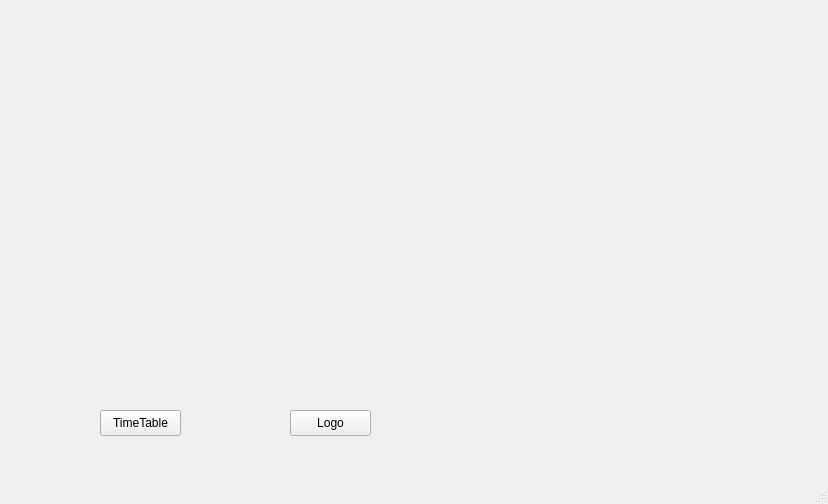
<?xml version="1.0" encoding="UTF-8"?>
<ui version="4.0">
 <class>MainWindow</class>
 <widget class="QMainWindow" name="MainWindow">
  <property name="geometry">
   <rect>
    <x>0</x>
    <y>0</y>
    <width>828</width>
    <height>504</height>
   </rect>
  </property>
  <property name="windowTitle">
   <string>MainWindow</string>
  </property>
  <widget class="QWidget" name="centralwidget">
   <widget class="QLabel" name="Photo">
    <property name="geometry">
     <rect>
      <x>0</x>
      <y>10</y>
      <width>831</width>
      <height>381</height>
     </rect>
    </property>
    <property name="text">
     <string/>
    </property>
    <property name="pixmap">
     <pixmap>../../../../../Downloads/image.png</pixmap>
    </property>
    <property name="scaledContents">
     <bool>true</bool>
    </property>
   </widget>
   <widget class="QPushButton" name="Timetable">
    <property name="geometry">
     <rect>
      <x>100</x>
      <y>410</y>
      <width>81</width>
      <height>26</height>
     </rect>
    </property>
    <property name="text">
     <string>TimeTable</string>
    </property>
   </widget>
   <widget class="QPushButton" name="logo">
    <property name="geometry">
     <rect>
      <x>290</x>
      <y>410</y>
      <width>81</width>
      <height>26</height>
     </rect>
    </property>
    <property name="text">
     <string>Logo</string>
    </property>
   </widget>
  </widget>
  <widget class="QMenuBar" name="menubar">
   <property name="geometry">
    <rect>
     <x>0</x>
     <y>0</y>
     <width>828</width>
     <height>21</height>
    </rect>
   </property>
  </widget>
  <widget class="QStatusBar" name="statusbar"/>
 </widget>
 <resources/>
 <connections/>
</ui>
